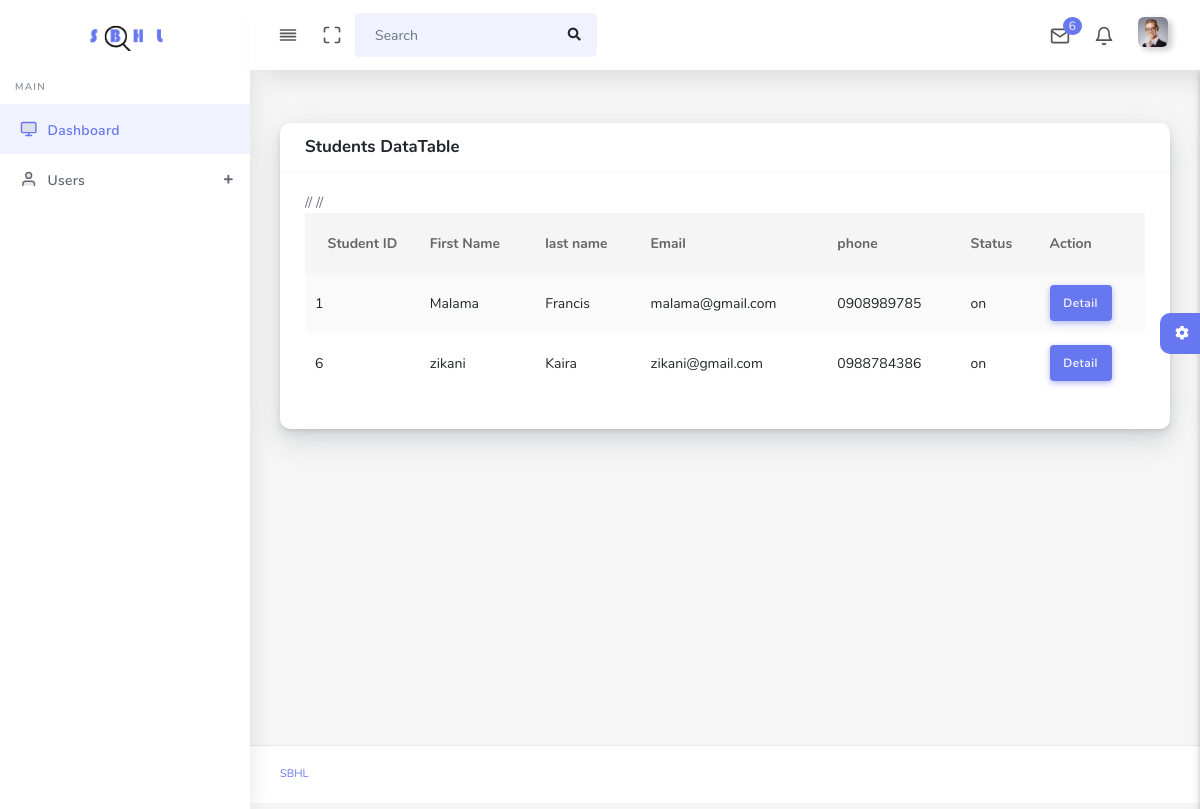
Screenshot of /admin/students.php (signed in) with the database file from the repository.
### tables this page shows
CREATE TABLE IF NOT EXISTS `users` (
  `user_id` int(11) NOT NULL AUTO_INCREMENT,
  `fname` varchar(255) NOT NULL,
  `lname` varchar(255) NOT NULL,
  `email` varchar(255) NOT NULL,
  `phone` varchar(255) NOT NULL,
  `role` varchar(255) NOT NULL,
  `pwd` varchar(255) NOT NULL,
  `agree` varchar(11) NOT NULL,
  `status` varchar(11) NOT NULL COMMENT 'off',
  PRIMARY KEY (`user_id`)
);

### admin/students.php (the view, shortened to what this page needs)
<!DOCTYPE html>
<html lang="en">
<?php
include_once 'security.php';
?>
<head>
  <link rel="stylesheet" href="assets/css/app.min.css">
  <link rel="stylesheet" href="assets/bundles/datatables/datatables.min.css">
  <link rel="stylesheet" href="assets/bundles/datatables/DataTables-1.10.16/css/dataTables.bootstrap4.min.css">
  <link rel="stylesheet" href="assets/css/style.css">
  <link rel="stylesheet" href="assets/css/components.css">
  <link rel="stylesheet" href="assets/css/custom.css">
</head>
<body>
  <div id="app">
    <div class="main-wrapper main-wrapper-1">
      <div class="navbar-bg"></div>
      <?php
include_once 'components/top_navbar.php';
?>
<?php
include_once 'components/sidebar.php';
?>
      </div>
      <div class="main-content">
        <section class="section">
          <div class="section-body">
            <div class="row">
              <div class="col-12">
                <div class="card">
                  <div class="card-header">
                    <h4>Students DataTable</h4>
                  </div>
                  <div class="card-body">
                    <div class="table-responsive">
                      <table class="table table-striped" id="table-1">
                        <thead>
                          <tr>
                            <th class="text-center">
                              Student ID
                            </th>
                            <th>First Name</th>
                            <th>last name</th>
                            <th>Email</th>
                            <th>phone</th>
                            <th>Status</th>
                            <th>Action</th>
                          </tr>
                        </thead>
                        <tbody>
                   <?php
                   $sql = "SELECT * FROM  users where role ='Student' ";
                   $output = mysqli_query($conn , $sql);
                   while ($row = mysqli_fetch_assoc($output)){
                    echo'
                     <tr>
                            <td>
                            '.$row['user_id'].'
                            </td>
                            <td>'.$row['fname'].'</td>
                            <td class="align-middle">
                            '.$row['lname'].'
                            </td>
                            <td>
                            '.$row['email'].'
                            </td>
                            <td>'.$row['phone'].'</td>
                            <td>
                            '.$row['status'].'
                            </td>
                            <td><a href="#" class="btn btn-primary">Detail</a></td>
                          // </tr>';
                   }
                          ?>
                        </tbody>
                      </table>
                    </div>
                  </div>
                </div>
              </div>
            </div>
          </div>
        </section>
        <div class="settingSidebar">
          <a href="javascript:void(0)" class="settingPanelToggle"> <i class="fa fa-spin fa-cog"></i>
          </a>
        </div>
      </div>
      <footer class="main-footer">
        <div class="footer-left">
          <a href="sbhl.net">SBHL</a></a>
        </div>
      </footer>
    </div>
</body>
</html>

### rows the page displays
users: user_id "1", fname "Malama", lname "Francis", email "malama@gmail.com", phone "0908989785", status "on"
users: user_id "6", fname "zikani", lname "Kaira", email "zikani@gmail.com", phone "0988784386", status "on"
